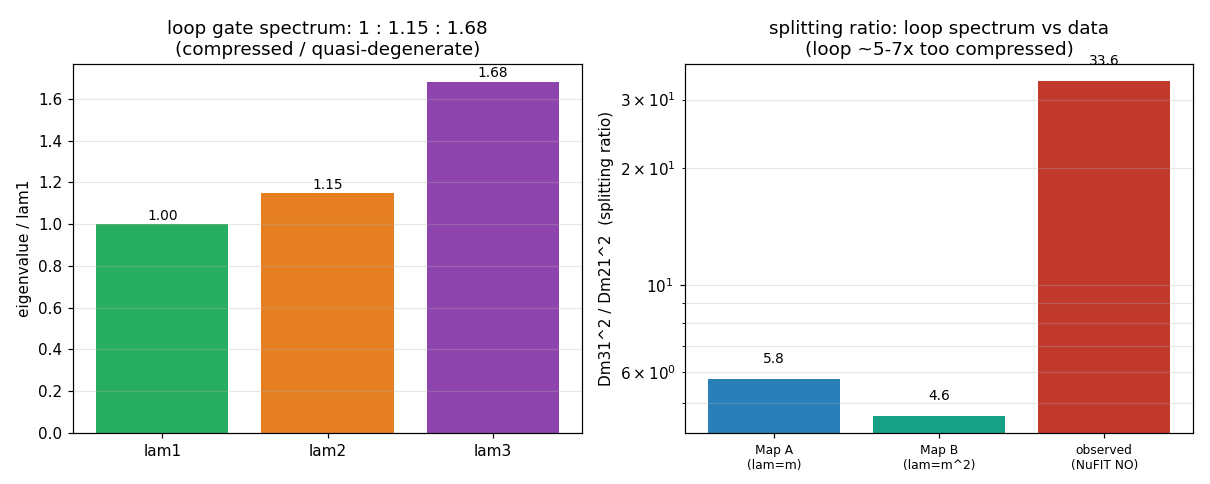

Python code for this plot:
#!/usr/bin/env python3
"""
N4c-2 , the near-term falsifier the reviewer flagged: check the loop mass SPECTRUM ratios against the observed
mass-squared splittings NOW (without waiting for the deferred absolute-mass round N6).

The flavour mass matrix at the TBM gate has eigenvalues ~ 1 : 1.15 : 1.68 (a compressed / quasi-degenerate
spectrum). The data fixes the RATIO of the two mass-squared splittings:
    Dm31^2 / Dm21^2 ~ 2.513e-3 / 7.49e-5 ~ 33.6   (NuFIT 6.0 NO)  =>  sqrt ~ 5.8.
We can test the eigenvalue ratios against this immediately, under the two NATURAL identifications of the
overlap-matrix eigenvalue lambda_i:
    Map A  lambda_i = m_i      (eigenvalue is the mass)        -> ratio = (l3^2 - l1^2)/(l2^2 - l1^2)
    Map B  lambda_i = m_i^2    (eigenvalue is the mass-squared)-> ratio = (l3 - l1)/(l2 - l1)
and compare to the observed 33.6.

HONEST CAVEAT carried into the findings: the map lambda_i -> neutrino mass is UNDEFINED here (that IS the
deferred N6 question: Duda's mass-as-loop-length-density picture). So this is a qualitative tension FLAG, not a
falsification. But under both natural maps the spectrum is far too compressed, which is worth stating plainly
before building further (exactly the reviewer's point).

Convention index-0. Headless f64. LOCAL (#236 N-program, HELD). Run: python3 n4c_mass_ratio.py
"""

import json
import os
import numpy as np
import matplotlib

matplotlib.use("Agg")
import matplotlib.pyplot as plt
from scipy.optimize import brentq

from n3_mass_matrix import flavour_mass_matrix, DELTA_PHYS

HERE = os.path.dirname(os.path.abspath(__file__))
RAD = 180.0 / np.pi

# NuFIT 6.0, normal ordering (approx central values)
NUFIT_DM21 = 7.49e-5      # eV^2 (solar)
NUFIT_DM31 = 2.513e-3     # eV^2 (atmospheric, NO)


def main():
    print("=" * 84)
    print("N4c-2 , loop mass-spectrum ratios vs the observed mass-squared splittings (near-term falsifier)")
    print("=" * 84)
    n = 40
    delta = DELTA_PHYS
    geom = {"R_loop": 9.0, "q": 0.5, "core_vox": 2.0, "kappa": 0.0}

    # ---- gate eigenvalues at the magic crossing alpha* ----
    def magic_resid(a):
        return float(flavour_mass_matrix(n=n, alpha=a, delta=delta, **geom)["magic_residual"])
    aa = np.linspace(0.30, 1.30, 21)
    rr = np.array([magic_resid(a) for a in aa])
    a_star = None
    for i in range(len(aa) - 1):
        if rr[i] * rr[i + 1] < 0:
            a_star = float(brentq(magic_resid, aa[i], aa[i + 1], xtol=1e-7, rtol=1e-12)); break
    r = flavour_mass_matrix(n=n, alpha=a_star, delta=delta, **geom)
    lam = np.array(sorted(r["eigenvalues"]))      # ascending
    lam_n = lam / lam[0]
    print(f"\n[gate] alpha* = {a_star*RAD:.3f} deg; theta12={r['angles']['theta12']:.4f} (TBM err {r['tbm_err']:.4f})")
    print(f"[gate] eigenvalues = {lam.tolist()}")
    print(f"[gate] normalized  = {lam_n.round(4).tolist()}  ( = 1 : {lam_n[1]:.3f} : {lam_n[2]:.3f} )")

    l1, l2, l3 = lam
    ratio_obs = NUFIT_DM31 / NUFIT_DM21
    # Map A: eigenvalue = mass
    s2_A, s3_A = l2**2 - l1**2, l3**2 - l1**2
    ratio_A = s3_A / s2_A
    # Map B: eigenvalue = mass^2
    s2_B, s3_B = l2 - l1, l3 - l1
    ratio_B = s3_B / s2_B

    print(f"\n[data]  observed  Dm31^2/Dm21^2 = {NUFIT_DM31:.3e}/{NUFIT_DM21:.3e} = {ratio_obs:.2f}  "
          f"(sqrt = {np.sqrt(ratio_obs):.2f})")
    print(f"\n  Map A (lambda = mass):       (l3^2-l1^2)/(l2^2-l1^2) = {ratio_A:.2f}   "
          f"-> off by x{ratio_obs/ratio_A:.1f}  (TOO COMPRESSED)")
    print(f"  Map B (lambda = mass^2):     (l3-l1)/(l2-l1)         = {ratio_B:.2f}   "
          f"-> off by x{ratio_obs/ratio_B:.1f}  (TOO COMPRESSED)")

    # what spectrum WOULD the data require (Map A, with m1 the free scale)? m2/m1, m3/m1 given Dm's + a scale
    # pick the lightest m1 by requiring the loop's m2/m1 = lam_n[1]; then check m3/m1 implied vs lam_n[2]
    print(f"\n[interpretation] the loop spectrum is quasi-degenerate (1 : {lam_n[1]:.2f} : {lam_n[2]:.2f}); the")
    print(f"   data needs the atmospheric/solar splitting ratio ~{ratio_obs:.0f}, i.e. a MUCH more spread")
    print(f"   spectrum. Under both natural maps the loop splittings are ~5-7x too compressed.")

    tension = bool(ratio_A < 0.5 * ratio_obs and ratio_B < 0.5 * ratio_obs)
    print("\n" + "=" * 84)
    print(f"VERDICT: the gate spectrum 1 : {lam_n[1]:.2f} : {lam_n[2]:.2f} is in TENSION with the observed")
    print(f"  splitting hierarchy (off by ~5-7x under both natural eigenvalue->mass maps). This is a near-term")
    print(f"  FLAG, not a falsification: the eigenvalue->mass map is the deferred N6 question (mass-as-loop-")
    print(f"  length-density). A successful mass model must either spread the spectrum or use a nonlinear map.")
    print("=" * 84)

    # ---- figure ----
    fig, ax = plt.subplots(1, 2, figsize=(11, 4.4))
    ax[0].bar([0, 1, 2], lam_n, color=["#27ae60", "#e67e22", "#8e44ad"])
    ax[0].set_xticks([0, 1, 2]); ax[0].set_xticklabels(["lam1", "lam2", "lam3"])
    ax[0].set_ylabel("eigenvalue / lam1")
    ax[0].set_title(f"loop gate spectrum: 1 : {lam_n[1]:.2f} : {lam_n[2]:.2f}\n(compressed / quasi-degenerate)")
    for i, v in enumerate(lam_n):
        ax[0].text(i, v + 0.02, f"{v:.2f}", ha="center", fontsize=9)
    ax[0].grid(True, axis="y", alpha=0.3)

    labels = ["Map A\n(lam=m)", "Map B\n(lam=m^2)", "observed\n(NuFIT NO)"]
    vals = [ratio_A, ratio_B, ratio_obs]
    cols = ["#2980b9", "#16a085", "#c0392b"]
    ax[1].bar([0, 1, 2], vals, color=cols)
    ax[1].set_yscale("log")
    ax[1].set_xticks([0, 1, 2]); ax[1].set_xticklabels(labels, fontsize=8)
    ax[1].set_ylabel("Dm31^2 / Dm21^2  (splitting ratio)")
    ax[1].set_title("splitting ratio: loop spectrum vs data\n(loop ~5-7x too compressed)")
    for i, v in enumerate(vals):
        ax[1].text(i, v * 1.1, f"{v:.1f}", ha="center", fontsize=9)
    ax[1].grid(True, axis="y", which="both", alpha=0.3)
    fig.tight_layout()
    fig_path = os.path.join(HERE, "n4c_mass_ratio.png")
    fig.savefig(fig_path, dpi=110)
    print(f"\nfigure -> {fig_path}")

    summary = {
        "alpha_star_deg": a_star * RAD, "tbm_err": r["tbm_err"],
        "eigenvalues": lam.tolist(), "eigenvalues_normalized": lam_n.tolist(),
        "spectrum_ratio_string": f"1 : {lam_n[1]:.3f} : {lam_n[2]:.3f}",
        "observed_splitting_ratio_Dm31_over_Dm21": ratio_obs,
        "map_A_lambda_is_mass": {"ratio": ratio_A, "off_by": ratio_obs / ratio_A},
        "map_B_lambda_is_mass_squared": {"ratio": ratio_B, "off_by": ratio_obs / ratio_B},
        "in_tension": tension,
        "caveat": ("the eigenvalue->mass map is undefined (deferred N6, mass-as-loop-length-density); under "
                   "both natural maps the loop splittings are ~5-7x too compressed vs the observed "
                   "Dm31^2/Dm21^2 ~ 33.6. Near-term tension FLAG, not a falsification."),
        "nufit": {"Dm21_sq_eV2": NUFIT_DM21, "Dm31_sq_eV2": NUFIT_DM31, "ordering": "NO"},
    }
    with open(os.path.join(HERE, "n4c_mass_ratio_summary.json"), "w") as f:
        json.dump(summary, f, indent=2)
    print(f"summary -> {os.path.join(HERE, 'n4c_mass_ratio_summary.json')}")
    return True


if __name__ == "__main__":
    raise SystemExit(0 if main() else 1)
